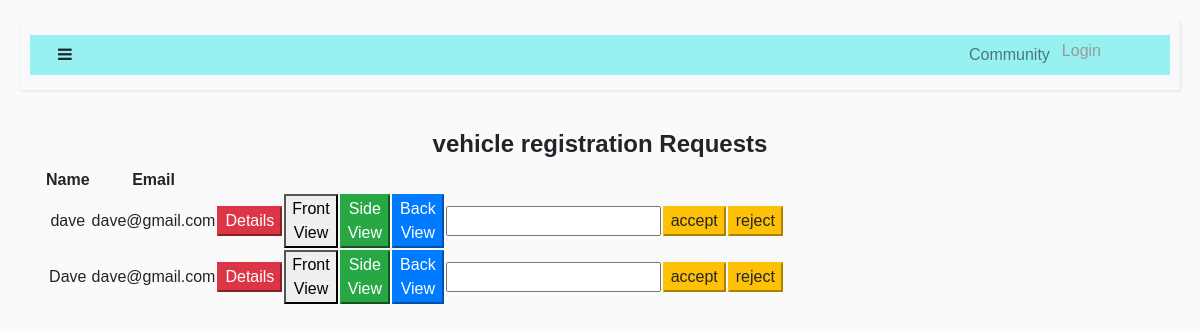
The page /adminregv on the database its author committed.
### tables this page shows
CREATE TABLE "vehicle" (
	`firstname`	TEXT,
	`lastname`	TEXT,
	`fathersname`	TEXT,
	`email`	TEXT NOT NULL,
	`address`	TEXT,
	`enginenumber`	INTEGER,
	`ownership`	TEXT,
	`vetype`	TEXT,
	`vclass`	TEXT,
	`purchasedate`	TEXT,
	`manufacture`	TEXT,
	`modelname`	TEXT,
	`manufacturedate`	TEXT,
	`fuel`	TEXT,
	`color`	TEXT,
	`insurencecompany`	TEXT,
	`datefrom`	TEXT,
	`dateto`	TEXT,
	`insurancenumber`	INTEGER,
	`status`	TEXT,
	`vehiclenumber`	TEXT
);

### login.py (the view)
@app.route('/adminregv',methods=['GET','POST'])
def adminregv():
    with sqlite3.connect('r.db') as con:
            cur=con.cursor()
            if(cur.execute("SELECT firstname,lastname,email FROM vehicle WHERE status=?",("pending",))):
                data=cur.fetchall()
                return render_template('adminregv.html',data=data)
            else:
                flash("error")
                return render_template('empdashboard.html')
    return render_template('adminregv.html')

### templates/adminregv.html (shortened to what this page needs)
{% extends "layout.html" %}
{% block body %}
<center><h4><b>vehicle registration Requests</b></h4></center>
{%if data%}
<div class="container">
    <div class="row">
<div class="col-md-8">
    <table>
        <tr>
            <th>Name</th>
            <th>Email</th>
        </tr>
        {% for row in data %}
        <form method=post  action="/vredit/{{ row[5] }}">
        <tr>
            <td>{{row[0]}}</td>
            <td>{{row[2]}}</td>
            <td><a href="/vehicledetails/{{ row[5] }}"><button type="button" class="btn-danger">Details</button></a></td>
            <td><a href="/frontview/{{ row[5] }}"><button type="button" class="btn-default">Front View</button></a></td>
            <td><a href="/sideview/{{ row[5] }}"><button type="button" class="btn-success">Side View</button></a></td>
            <td><a href="/backview/{{ row[5] }}"><button type="button" class="btn-primary">Back View</button></a></td>
            <td><input type="text" name="feedback"></td>
            <td><input type="submit" name="action" class="btn-warning" value="accept"></td>
            <td><input type="submit" name="action" class="btn-warning" value="reject"></td>
        </tr>
{% endfor %}
    </table>
</div>
{%else%}
<p><br><br>No Requests</p>
{%endif%}
</div>
{% endblock%}

### templates/navbar.html (style rules this page uses)
body { font-family: 'Poppins', sans-serif; background: #fafafa; }
a, a:hover, a:focus { color: inherit; text-decoration: none; transition: all 0.3s; }

### rows shown on the page
vehicle: firstname "dave", email "dave@gmail.com"
vehicle: firstname "Dave", email "dave@gmail.com"
